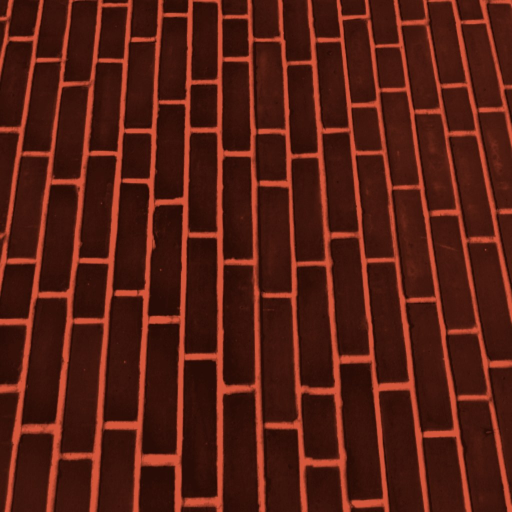
#> input picture examples/jump-vol01/assets/brick.jpg, 1024 x 1024 px (shown at 1/2 size)
$ python prep_assets.py ../examples/jump-vol01/assets/brick.jpg --out out.png
#> lines starting #> are read from the running program, lines starting #| are printed output that depends on the picture
#!/usr/bin/env python3
"""Turn any photo / AI-generated image into collage-ready assets.

Usage:
  python3 scripts/prep_assets.py <image> --out <project>/assets [--name cat] [--crop x,y,w,h] [--width 900]
        --treat color bw halftone duotone:#3a0a2a:#FF8FB1 circle silhouette cutout

Treatments (one output file each, named <name>_<treat>.jpg|png; 'color' → <name>.jpg):
  color        resized original (+ light unsharp)            → <name>.jpg
  bw           high-contrast black & white with film grain     → <name>_bw.jpg
  halftone[:N] newsprint dot screen, N = dot pitch (default 7) → <name>_ht.jpg
  duotone:D:L  map shadows→D, highlights→L (hex colors)        → <name>_duo.jpg
  circle[:cx,cy,r] circular cut-out with alpha (sticker/plate)  → <name>_circle.png
  silhouette   dark subject on light bg → solid black w/ alpha → <name>_sil.png
  cutout       light/white background removed (threshold)      → <name>_cut.png
--crop is applied first (source pixels), e.g. an eye: --crop 120,60,190,136.
The asset key used in timeline.js is the filename without extension (IMG['cat_duo']).
"""
import argparse, os
import numpy as np
from PIL import Image, ImageDraw, ImageFilter, ImageEnhance, ImageOps

def hexrgb(h): h = h.lstrip('#'); return np.array([int(h[i:i + 2], 16) for i in (0, 2, 4)], float)
def grainy(im, amt=12):
    a = np.asarray(im.convert('RGB')).astype(float); a += np.random.default_rng(1).normal(0, amt, a.shape[:2])[..., None]
    return Image.fromarray(np.clip(a, 0, 255).astype(np.uint8))
def duotone(im, dark, light, contrast=1.4):
    g = ImageEnhance.Contrast(ImageOps.autocontrast(im.convert('L'), cutoff=1)).enhance(contrast); a = np.asarray(g) / 255.0
    d, l = hexrgb(dark), hexrgb(light); return Image.fromarray((d + (l - d) * a[..., None]).astype(np.uint8))
def halftone(im, step=7, ink=(20, 20, 20), paper=(242, 235, 221), angle=15, scale=3):
    g = ImageOps.autocontrast(im.convert('L'), cutoff=1).filter(ImageFilter.GaussianBlur(step / 3))
    W, H = g.size; a = np.asarray(g) / 255.0; big = Image.new('RGB', (W * scale, H * scale), paper); d = ImageDraw.Draw(big)
    c, s = np.cos(np.radians(angle)), np.sin(np.radians(angle)); R = int((W + H) / step) + 2
    for v in range(-R, R):
        for u in range(-R, R):
            X = (u * c - v * s) * step; Y = (u * s + v * c) * step
            if not (0 <= X < W and 0 <= Y < H): continue
            r = ((1 - a[int(Y), int(X)]) ** 0.9) * step * 0.72
            if r >= 0.35: d.ellipse([(X - r) * scale, (Y - r) * scale, (X + r) * scale, (Y + r) * scale], fill=ink)
    return big.resize((W, H), Image.LANCZOS)

ap = argparse.ArgumentParser(description=__doc__, formatter_class=argparse.RawDescriptionHelpFormatter)
ap.add_argument('image'); ap.add_argument('--out', required=True); ap.add_argument('--name')
ap.add_argument('--crop'); ap.add_argument('--width', type=int, default=900)
ap.add_argument('--treat', nargs='+', default=['color'])
A = ap.parse_args(); os.makedirs(A.out, exist_ok=True)
name = A.name or os.path.splitext(os.path.basename(A.image))[0]
im = Image.open(A.image); im = ImageOps.exif_transpose(im).convert('RGBA')
#> further down, im is the input picture: PIL image 1024x1024 RGB; mean R, G, B 85.6, 30.6, 19.1
if A.crop: x, y, w, h = map(int, A.crop.split(',')); im = im.crop((x, y, x + w, y + h))
im = im.resize((A.width, round(im.height * A.width / im.width)), Image.LANCZOS if A.width < im.width else Image.BICUBIC)
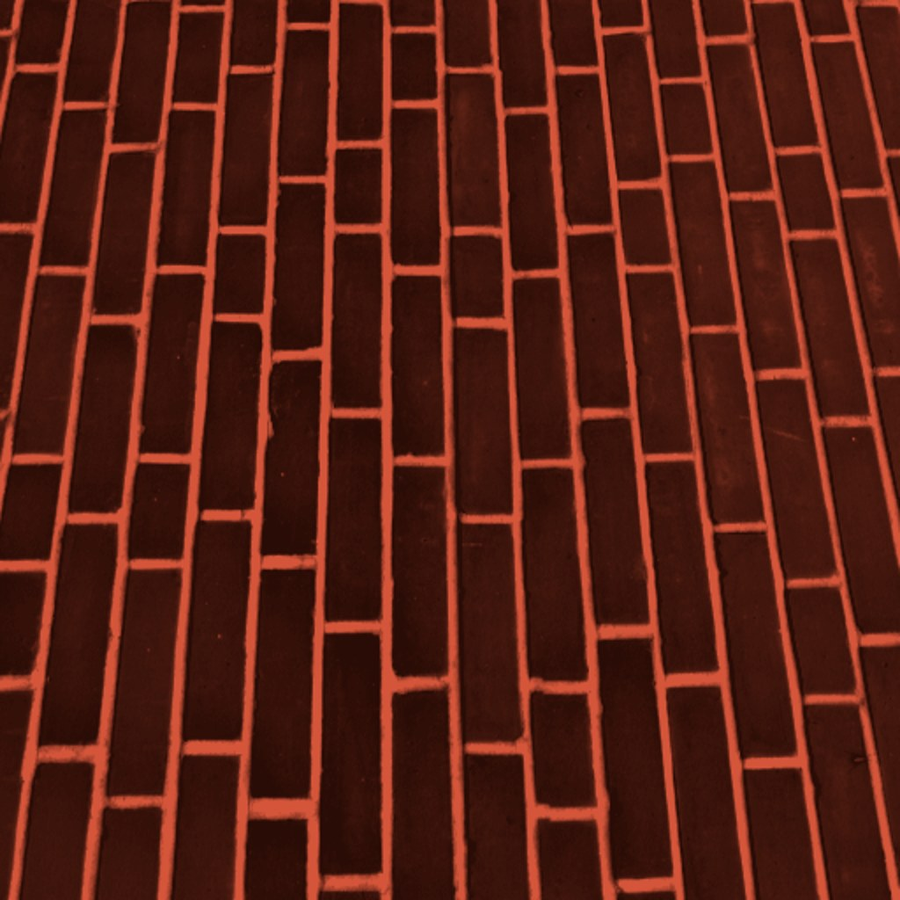
#> im: PIL image 900x900 RGBA; mean R, G, B, A 85.6, 30.6, 19.2, 255
rgb = Image.new('RGB', im.size, 'white'); rgb.paste(im, mask=im.split()[3]); rgb = rgb.filter(ImageFilter.UnsharpMask(2, 80, 2))
#> after `rgb = Image.new('RGB', im.size, 'white')`: rgb: PIL image 900x900 RGB; every value is 255
for t in A.treat:
    k, *args = t.split(':')
    if k == 'color': p = f'{name}.jpg'; rgb.save(os.path.join(A.out, p), quality=92)
    elif k == 'bw': p = f'{name}_bw.jpg'; grainy(ImageEnhance.Contrast(ImageOps.grayscale(rgb)).enhance(1.6), 14).save(os.path.join(A.out, p), quality=92)
    elif k == 'halftone': p = f'{name}_ht.jpg'; halftone(rgb, int(args[0]) if args else 7).save(os.path.join(A.out, p), quality=92)
    elif k == 'duotone':
        dk, lt = (args + ['#2a0a12', '#FF8FB1'])[:2]; p = f'{name}_duo.jpg'; duotone(rgb, dk, lt).save(os.path.join(A.out, p), quality=92)
    elif k == 'circle':
        W, H = rgb.size
        cx, cy, r = (map(int, args[0].split(',')) if args else (W // 2, H // 2, min(W, H) // 2))
        m = Image.new('L', rgb.size, 0); ImageDraw.Draw(m).ellipse([cx - r, cy - r, cx + r, cy + r], fill=255)
        o = rgb.copy(); o.putalpha(m); p = f'{name}_circle.png'; o.crop((cx - r, cy - r, cx + r, cy + r)).save(os.path.join(A.out, p))
    elif k == 'silhouette':
        g = np.asarray(ImageOps.autocontrast(rgb.convert('L'))).astype(float); a = np.clip((200 - g) * 2.5, 0, 255).astype(np.uint8)
        o = Image.new('RGBA', rgb.size, (10, 10, 10, 255)); o.putalpha(Image.fromarray(a).filter(ImageFilter.GaussianBlur(.7))); p = f'{name}_sil.png'; o.save(os.path.join(A.out, p))
    elif k == 'cutout':
        if im.split()[3].getextrema()[0] < 255: o = im
        else:
            g = np.asarray(rgb.convert('L')).astype(float); a = np.clip((245 - g) * 6, 0, 255).astype(np.uint8)
            o = rgb.copy(); o.putalpha(Image.fromarray(a).filter(ImageFilter.GaussianBlur(1)))
        p = f'{name}_cut.png'; o.save(os.path.join(A.out, p))
    else: raise SystemExit(f'unknown treatment {t}')
    print(f'  {p}  →  IMG[{os.path.splitext(p)[0]!r}]  (add "{p}" to CONFIG.assets)')
